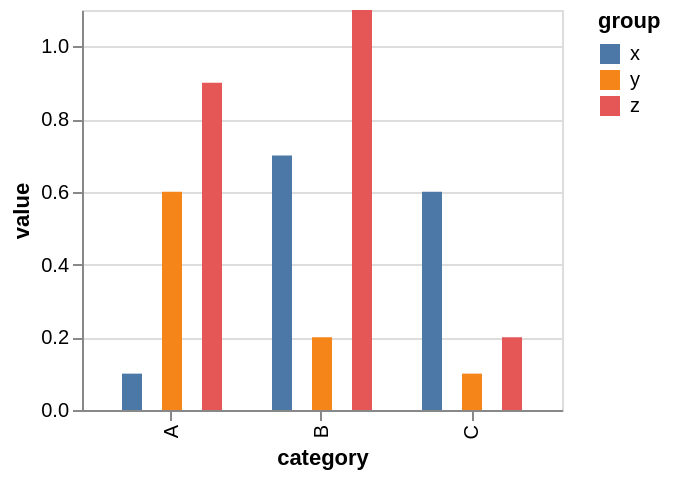

Write a Vega-Lite specification for this figure.
### Vega specification from a JSON file in a GitHub repository (floating-point values rounded to 4 significant figures)
{"$schema": "https://vega.github.io/schema/vega/v5.json", "background": "white", "padding": 5, "height": 200, "style": "cell", "data": [{"name": "source_0", "values": [{"category": "A", "group": "x", "value": 0.1}, {"category": "A", "group": "y", "value": 0.6}, {"category": "A", "group": "z", "value": 0.9}, {"category": "B", "group": "x", "value": 0.7}, {"category": "B", "group": "y", "value": 0.2}, {"category": "B", "group": "z", "value": 1.1}, {"category": "C", "group": "x", "value": 0.6}, {"category": "C", "group": "y", "value": 0.1}, {"category": "C", "group": "z", "value": 0.2}]}, {"name": "data_0", "source": "source_0", "transform": [{"type": "stack", "groupby": ["category", "group"], "field": "value", "sort": {"field": [], "order": []}, "as": ["value_start", "value_end"], "offset": "zero"}, {"type": "filter", "expr": "isValid(datum[\"value\"]) && isFinite(+datum[\"value\"])"}]}], "signals": [{"name": "x_step", "update": "20 * bandspace(domain('xOffset').length, 0, 0) / (1-0.2)"}, {"name": "width", "update": "bandspace(domain('x').length, 0.2, 0.2) * x_step"}], "marks": [{"name": "marks", "type": "rect", "style": ["bar"], "from": {"data": "data_0"}, "encode": {"update": {"fill": {"scale": "color", "field": "group"}, "ariaRoleDescription": {"value": "bar"}, "description": {"signal": "\"category: \" + (isValid(datum[\"category\"]) ? datum[\"category\"] : \"\"+datum[\"category\"]) + \"; value: \" + (format(datum[\"value\"], \"\")) + \"; group: \" + (isValid(datum[\"group\"]) ? datum[\"group\"] : \"\"+datum[\"group\"])"}, "x": {"scale": "x", "field": "category", "offset": {"scale": "xOffset", "field": "group", "band": 0.25}}, "width": {"signal": "max(0.25, 0.5 * bandwidth('xOffset'))"}, "y": {"scale": "y", "field": "value_end"}, "y2": {"scale": "y", "field": "value_start"}}}}], "scales": [{"name": "x", "type": "band", "domain": {"data": "data_0", "field": "category", "sort": true}, "range": {"step": {"signal": "x_step"}}, "paddingInner": 0.2, "paddingOuter": 0.2}, {"name": "y", "type": "linear", "domain": {"data": "data_0", "fields": ["value_start", "value_end"]}, "range": [{"signal": "height"}, 0], "nice": true, "zero": true}, {"name": "xOffset", "type": "band", "domain": {"data": "data_0", "field": "group", "sort": true}, "range": {"step": 20}}, {"name": "color", "type": "ordinal", "domain": {"data": "data_0", "field": "group", "sort": true}, "range": "category"}], "axes": [{"scale": "y", "orient": "left", "gridScale": "x", "grid": true, "tickCount": {"signal": "ceil(height/40)"}, "domain": false, "labels": false, "aria": false, "maxExtent": 0, "minExtent": 0, "ticks": false, "zindex": 0}, {"scale": "x", "orient": "bottom", "grid": false, "title": "category", "labelAlign": "right", "labelAngle": 270, "labelBaseline": "middle", "zindex": 0}, {"scale": "y", "orient": "left", "grid": false, "title": "value", "labelOverlap": true, "tickCount": {"signal": "ceil(height/40)"}, "zindex": 0}], "legends": [{"fill": "color", "symbolType": "square", "title": "group"}]}
